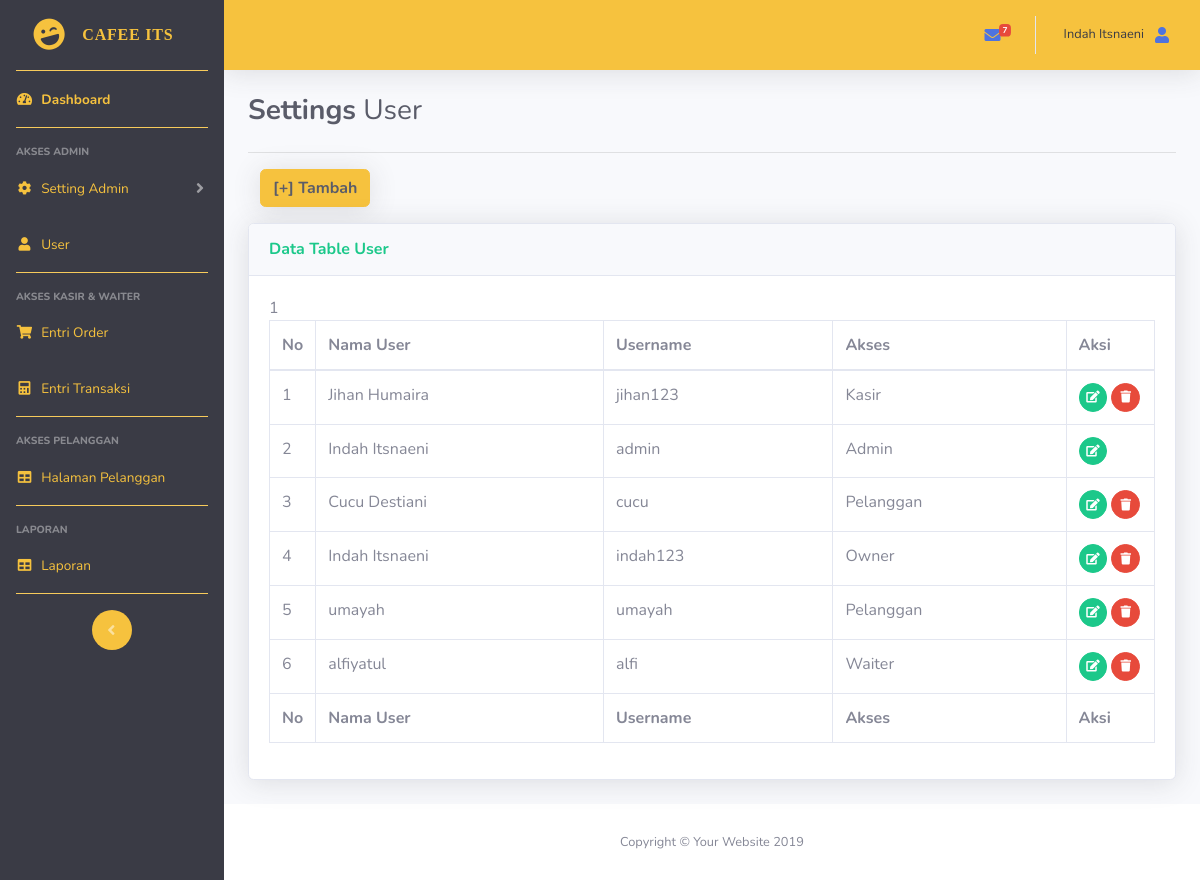
The app's page /user.php (signed in) with its own data.
### tables this page shows
CREATE TABLE `user` (
  `id_user` int(10) NOT NULL,
  `username` varchar(20) NOT NULL,
  `password` varchar(200) NOT NULL,
  `nama_user` varchar(200) NOT NULL,
  `id_level` int(10) NOT NULL
);

CREATE TABLE `level` (
  `id_level` int(10) NOT NULL,
  `nama_level` varchar(20) NOT NULL
);

### user.php (the view, shortened to what this page needs)
<?php require 'admin/sidebar.php';
	  require 'function.php';
$user = mysqli_query($conn,"SELECT * FROM user u INNER JOIN level l ON u.id_level=l.id_level");
?>
<div class="container">
	<div class="mt-3">
		<h1 class="h3 mb-4 text-gray-800"><b>Settings</b> User</h1>
			<hr>
	</div>
	<div class="row">
		<div class="col">
			<div class="col-md-6 mb-3">
				<a href="register.php" class="btn shadow btn-warning text-dark"><b>[+] Tambah</b></a>
			</div>
		</div>
	</div>
		<div class="card shadow mb-4">
            <div class="card-header py-3">
              <h6 class="m-0 font-weight-bold text-success">Data Table User</h6>
            </div>
            <div class="card-body">
              <div class="table-responsive">
              <form action="#" method="post" enctype="multipart/form-data">
                <table class="table table-bordered" id="dataTable" width="100%" cellspacing="0">
                  <thead>
                    <tr>
                      <th>No</th>
                      <th>Nama User</th>
                      <th>Username</th>
                      <th>Akses</th>
                      <th>Aksi</th>
                    </tr>
                  </thead>
                  <tfoot>
                    <tr>
                      <th>No</th>
                      <th>Nama User</th>
                      <th>Username</th>
                      <th>Akses</th>
                      <th>Aksi</th>
                    </tr>
                  </tfoot>
                  <tbody>
<?= $i = 1; ?>
<?php while($row = mysqli_fetch_assoc($user)) { ?>
                    <tr>
                      <td style="width: 5%;"><?= $i; ?></td>
                      <td><?= $row["nama_user"]; ?></td>
                      <td><?= $row["username"]; ?></td>
                      <td><?= $row["nama_level"]; ?></td>
                      <td style="width: 10%;">
                        <a href="updateUser.php?id_user=<?= $row["id_user"]; ?>" class="btn btn-success btn-circle btn-sm">
                          <i class="fas fa-edit"></i>
                        </a>
              <?php if($_SESSION['petugas_id'] != $row["id_user"]) { ?>
                        <a href="hapusUser.php?id_user=<?= $row["id_user"]; ?>" class="btn btn-danger btn-circle btn-sm">
                          <i class="fas fa-trash"></i>
                        </a>
              <?php } ?>
                      </td>
                    </tr>
<?php $i++; ?>
<?php } ?>
                  </tbody>
                </table>
                </form>
              </div>
            </div>
        </div>
</div>
<?php require 'admin/footer.php'; ?>

### records on screen
user: nama_user "Jihan Humaira", username "jihan123", id_level.nama_level "Kasir"
user: nama_user "Indah Itsnaeni", username "admin", id_level.nama_level "Admin"
user: nama_user "Cucu Destiani", username "cucu", id_level.nama_level "Pelanggan"
user: nama_user "Indah Itsnaeni", username "indah123", id_level.nama_level "Owner"
user: nama_user "umayah", username "umayah", id_level.nama_level "Pelanggan"
user: nama_user "alfiyatul", username "alfi", id_level.nama_level "Waiter"

### other values on screen
$_SESSION["petugas_nama_user"] "Indah Itsnaeni"
